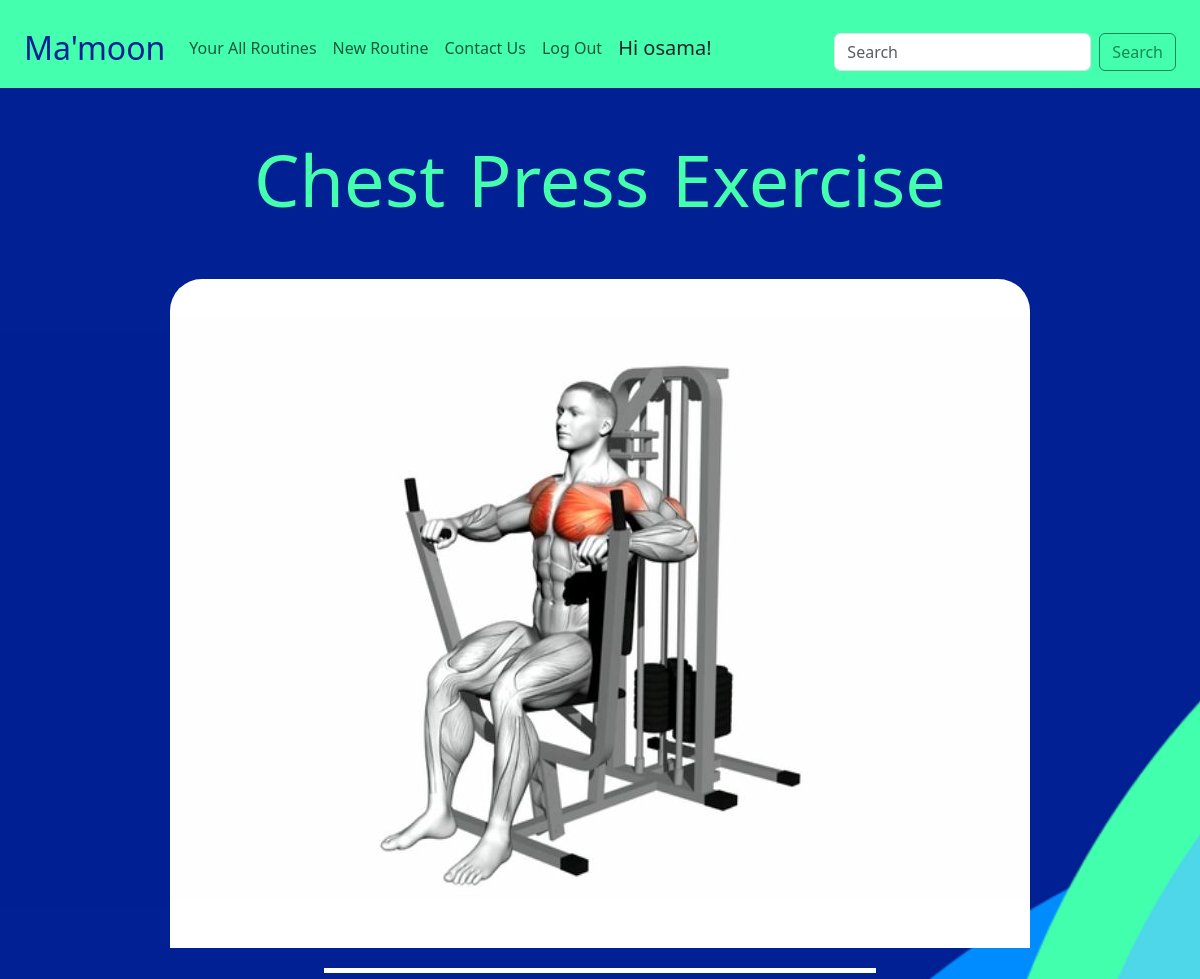
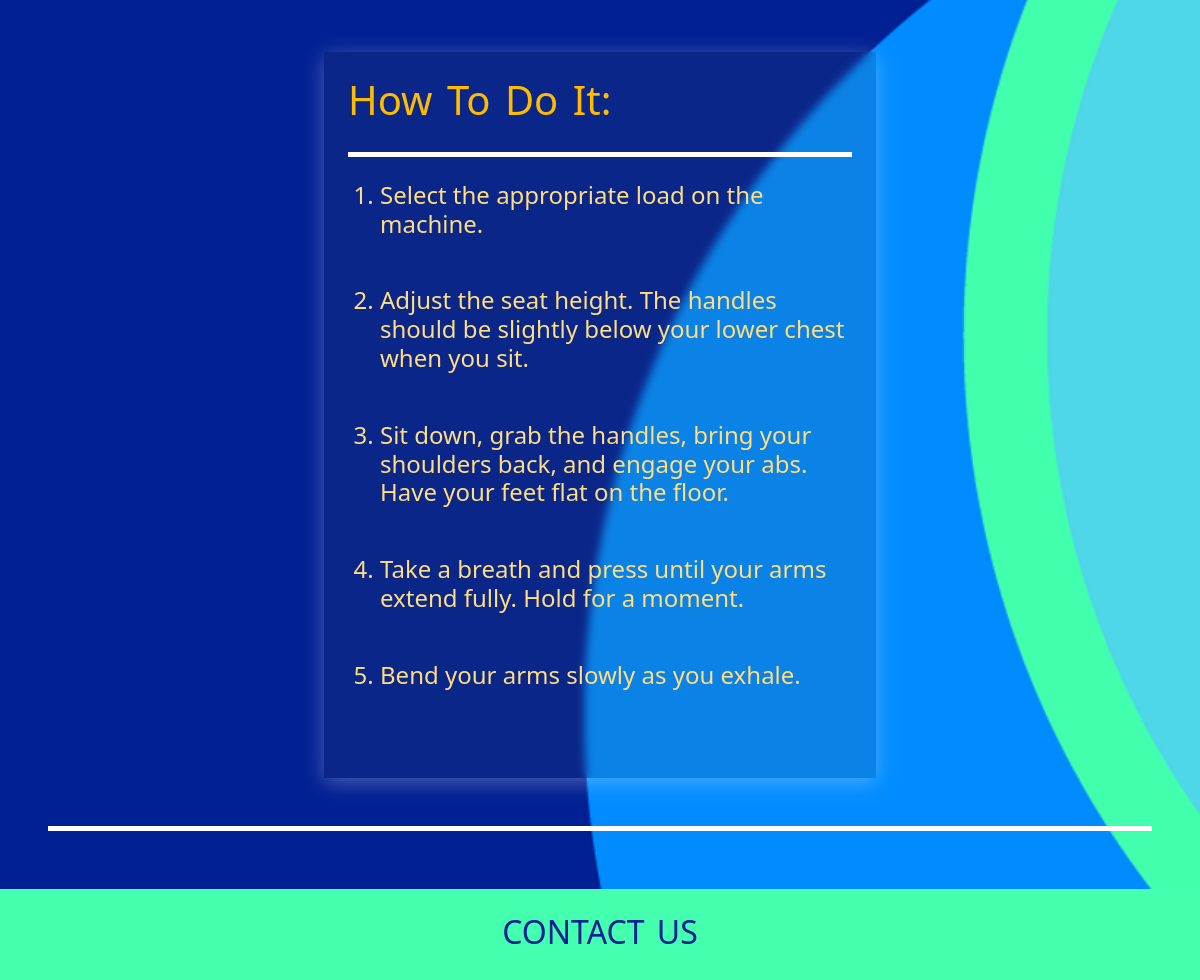
/exercises/details/1/ (signed in), run on the app's committed database (2 pictures, top to bottom).
### exercises/models.py (models this page shows, shortened)
class Exercise(models.Model):
    class WorkoutCategory(models.TextChoices):
        HOME_WORKOUT = 'home', 'Home Workout'
        CLUB_WORKOUT = 'club', 'Club Workout'
        BOTH_WORKOUTS = 'both', 'Home and Club Workouts'
    class EquipmentCategory(models.TextChoices):
        NO_EQUIPMENT = 'none', 'No Machine'
        MACHINE = 'machine', 'Machine'
    class ExerciseCategory(models.TextChoices):
        STRENGTH = 'strength', 'Strength'
        CARDIO = 'cardio', 'Cardio'
        FLEXIBILITY = 'flexibility', 'Flexibility'
    name = models.CharField(max_length=256)
    description = models.TextField(blank=True)
    image = models.ImageField(upload_to="media/images/exercises/")
    video_link = models.URLField(blank=True)
    video = models.FileField(upload_to="media/videos/", blank=True)
    workout_category = models.CharField(
        max_length=30,
        choices=WorkoutCategory.choices
    )
    equipment_category = models.CharField(
        max_length=30,
        choices=EquipmentCategory.choices
    )
    exercise_category = models.CharField(
        max_length=30,
        choices=ExerciseCategory.choices
    )

class Step(models.Model):
    exercise = models.ForeignKey(Exercise, on_delete=models.CASCADE)
    instruction = models.TextField()

### exercises/views.py (the view)
# urls.py: path("details/<exercise_id>/", views.exercise_detail_view, name="exercise_detail_view"),
def exercise_detail_view(request:HttpRequest, exercise_id:int):
    exercise = Exercise.objects.get(pk=exercise_id)
    return render(request, "exercises/exercise_detail.html", {'exercise': exercise})

### exercises/templates/exercises/exercise_detail.html (shortened to what this page needs)
{% extends 'main/base.html' %}
{% block content %}
{% load static %}
<div class="d-flex flex-column justify-content-center align-items-center">
    <div class="d-flex flex-column align-items-center">
        <h1>
             {{exercise.name}} Exercise
         </h1>
    </div>
    {% if request.user.is_authenticated %}
        <div class="col-12 col-lg-6 d-flex flex-column align-items-center mt-5">
            <img src="{{exercise.image.url}}" class="rounded-top-5 overflow-hidden" style=" object-fit: cover;"/>
            <div class="line"></div>
        </div>
        <div class="mt-5 d-flex flex-column justify-content-start align-items-start col-12 col-lg-6 routine_card exercise_card p-4">
            <h2>How To Do It:</h2>
            <div class="line mb-4"></div>
            <ol>
                {% for step in exercise.step_set.all %}
                    <h4 class="mb-5">
                        <li>
                            {{step.instruction}}
                        </li>
                    </h4>
                {% endfor %}
            </ol>
        </div>
    {% endif %}
</div>
<div class="line mt-5"></div>
{% endblock %}

### main/templates/main/base.html (shortened to what this page needs)
{% load static %}
<!DOCTYPE html>
<html lang="en">
<head>
    <link href="https://cdn.jsdelivr.net/npm/bootstrap@5.3.3/dist/css/bootstrap.min.css" rel="stylesheet">
    <link href="{% static 'css/style.css' %}" rel="stylesheet" />
    <link rel="stylesheet" href="https://cdn.jsdelivr.net/npm/bootstrap-icons@1.11.3/font/bootstrap-icons.min.css">
</head>
<body>
    <div class="container-fluid sticky-top pt-3" style="background-color: #43FFAE;">
        <nav class="navbar navbar-expand-lg">
            <div class="container-fluid">
                <a class="navbar-brand" href="/" style="color: #002093;"><h2>Ma'moon</h2></a>
                {% url 'main:contact_view' as contact_url %}
                {% url 'routines:new_routine_view' as new_routine %}
                {% url 'routines:all_routines_view' as all_routines %}
                {% url 'exercises:all_exercises_view' as all_exercises %}
                {% url 'exercises:new_exercise_view' as new_exercise %}
                <div class="collapse navbar-collapse" id="navbarSupportedContent">
                  <ul class="navbar-nav me-auto mb-2 mb-lg-0">
                    {% if request.user.is_authenticated or request.user.is_staff %}
                      <li class="nav-item">
                        <a {% if request.path == all_routines %} class="nav-link text-warning bg-dark rounded-5 ps-sm-5 ps-lg-2" {% else %} class="nav-link" {% endif %} href="{{all_routines}}">Your All Routines</a>
                      </li>
                      <li class="nav-item">
                        <a {% if request.path == new_routine %} class="nav-link text-warning bg-dark rounded-5 ps-sm-5 ps-lg-2" {% else %} class="nav-link" {% endif %} href="{{new_routine}}">New Routine</a>
                      </li>
                    {% endif %}
                    <li class="nav-item">
                      <a {% if request.path == contact_url %} class="nav-link text-primary bg-white rounded-5 ps-sm-5 ps-lg-2" {% else %} class="nav-link" {% endif %} href="{{contact_url}}">Contact Us</a>
                    </li>
                    {% if request.user.is_authenticated %}
                      <li class="nav-item">
                        <a class="nav-link" href="{% url 'accounts:log_out' %}">Log Out</a>
                      </li>
                    {% endif %}
                    {% if request.user.is_staff %}
                    <li class="nav-item">
                      <a class="nav-link" >
                        <h5 class="text-dark">
                          Hi {{request.user.first_name}}!
                        </h5>
                      </a>
                    </li>
                    <li class="nav-item">
                      <a class="nav-link" >
                        <h5 class="text-secondary">
                          Logged in as a staff member
                        </h5>
                      </a>
                    </li>
                    {% elif request.user.is_authenticated  %}
                    <li class="nav-item">
                      <a class="nav-link" >
                        <h5 class="text-dark">
                          Hi {{request.user.first_name}}!
                        </h5>
                      </a>
                    </li>
                    {% endif %}
                  </ul>
                  <form class="d-flex" role="search" method="get" action="">
                    <input  class="form-control me-2" type="search" placeholder="Search" aria-label="Search" name="search" value="{{request.GET.search}}" required minlength="3">
                    <button class="btn btn-outline-success" type="submit">Search</button>
                  </form>
                </div>
              </div>
        </nav>
    </div>
    <main class="p-5">
      {% block content %}
      {% endblock %}
    </main>
    <footer class="p-4">
        <section class="d-flex flex-column justify-content-center align-items-center gap-2">
            <a href="{% url 'main:contact_view' %}">
                <h2 class="text-center">CONTACT US</h2>
            </a>
        </section>
    </footer>
</body>
</html>

### main/static/css/style.css (style rules this page uses)
body { background-color: #43FFAE; }
a { text-decoration: none; }
h1 { font-size: 4.5rem; color: #43FFAE; }
h1, h2 { word-spacing: 4px; }
main { min-height: 100vh; background-image: url('/static/images/Cover.png'); background-size: cover; background-position:center; background-repeat: repeat-y; }
main { color: #43FFAE; }
footer a { color: #002093; }
.routine_card { background-color: rgba(102, 102, 102, 0.3); backdrop-filter: blur(6px); box-shadow: 0 4px 20px rgba(255, 255, 255, 0.3); transition: transform 0.5s ease-in-out, box-shadow 0.5s ease-in-out, border 0.5s ease-in-out, backdrop-filter 0.5s ease-in-out, background-color 0.5 ease-in-out; }
.line { width: 100%; height: 5px; background-color: #ffffff; margin: 20px 0; margin-bottom: 10px; }
.routine_card h2 { font-size: 2.5rem; color: #ffbb00; transition: transform 0.3s ease; }
.routine_card { color: #ffde82; }
.exercise_card { background-color: rgba(83, 83, 83, 0.143); backdrop-filter: blur(4px); transition: border 0.3s ease-in-out, backdrop-filter 0.3s ease-in-out, background-color 0.3 ease-in-out; }

### data on the page
Exercise: name "Chest Press", image (picture)
Step: instruction "Select the appropriate load on the machine."
Step: instruction "Adjust the seat height. The handles should be slightly below your lower chest when you sit."
Step: instruction "Sit down, grab the handles, bring your shoulders back, and engage your abs. Have your feet flat on the floor."
Step: instruction "Take a breath and press until your arms extend fully. Hold for a moment."
Step: instruction "Bend your arms slowly as you exhale."

### other printed values
{{ request.user.first_name }} "osama"
